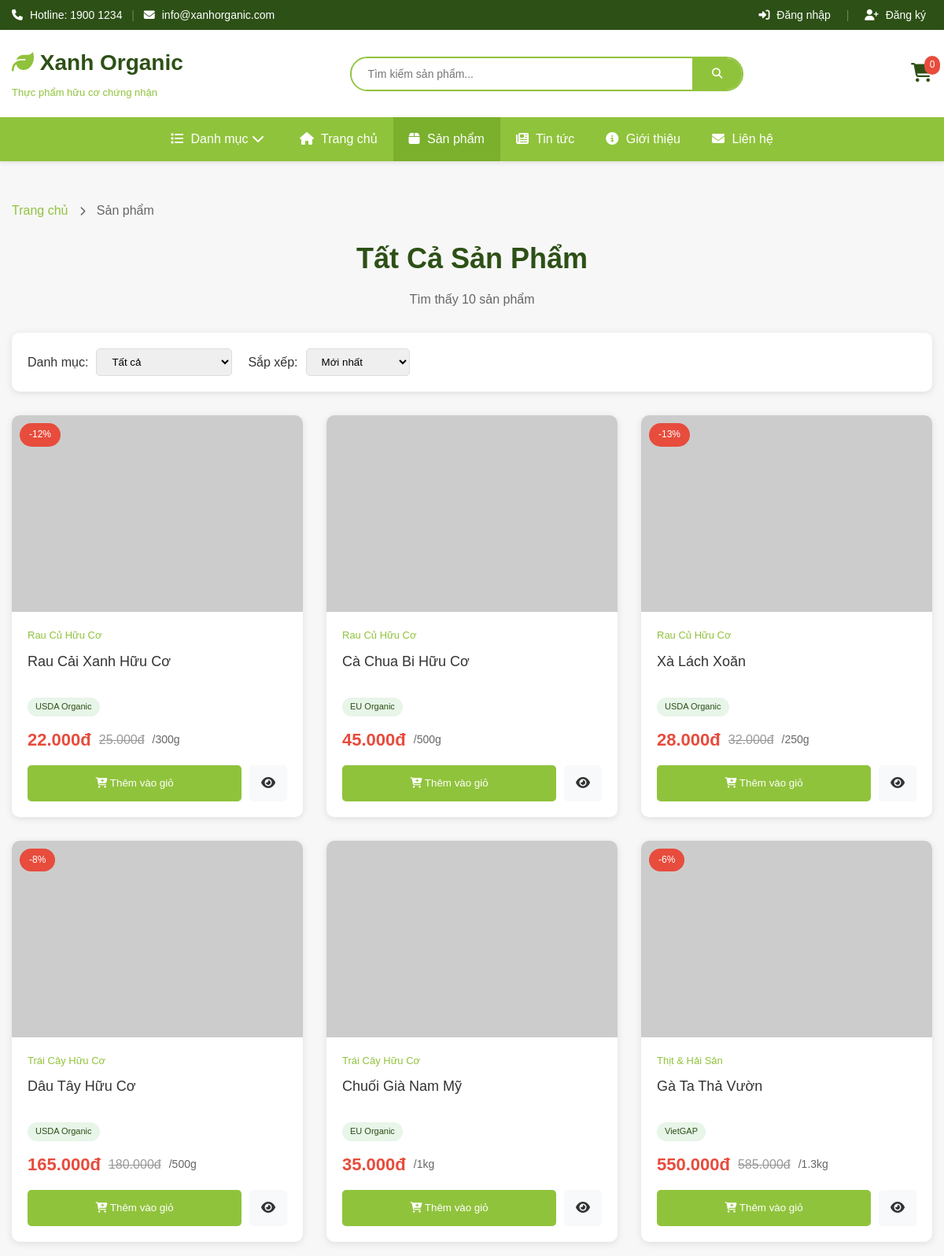
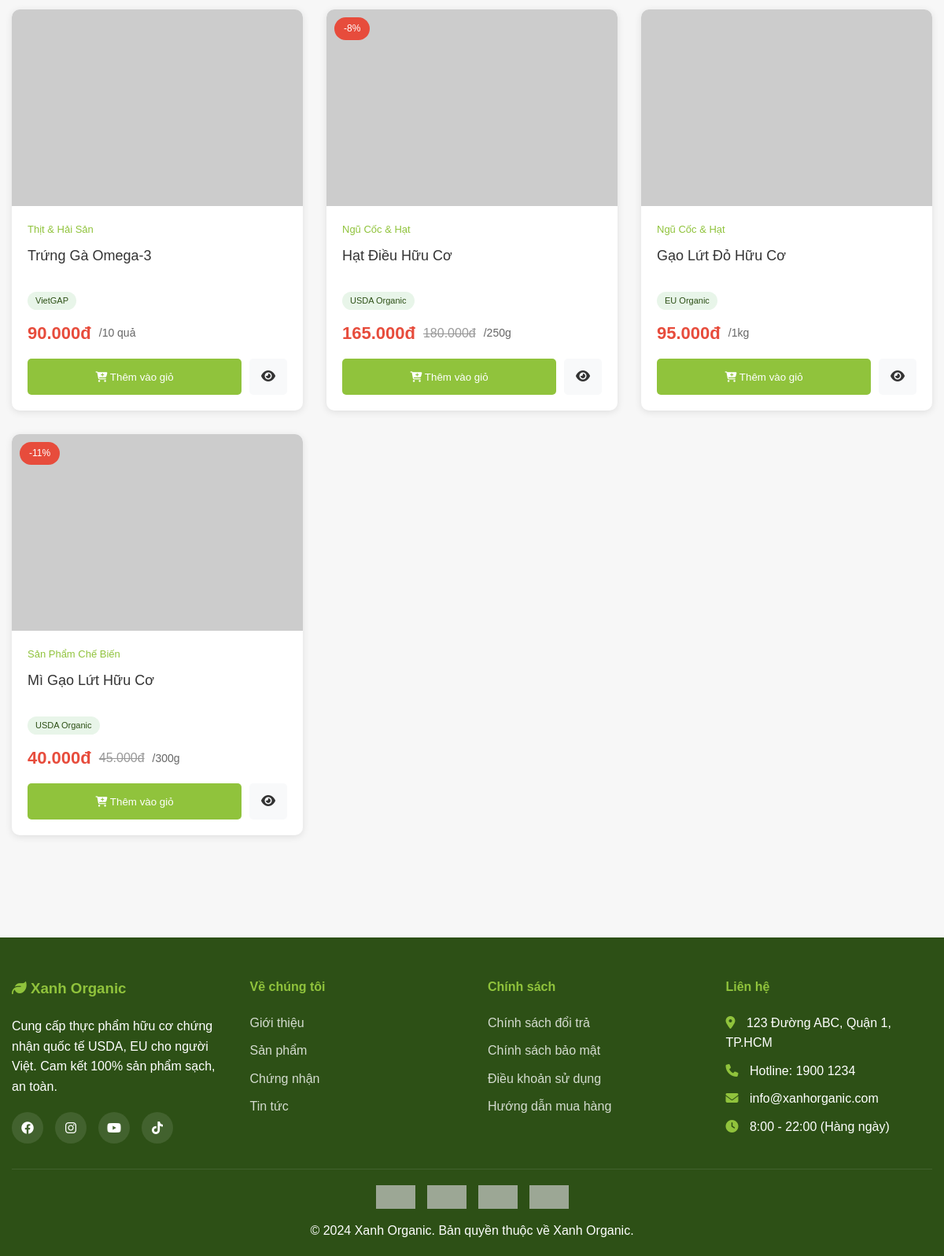
The page /products.php on the database as committed earlier (2 pictures, top to bottom).
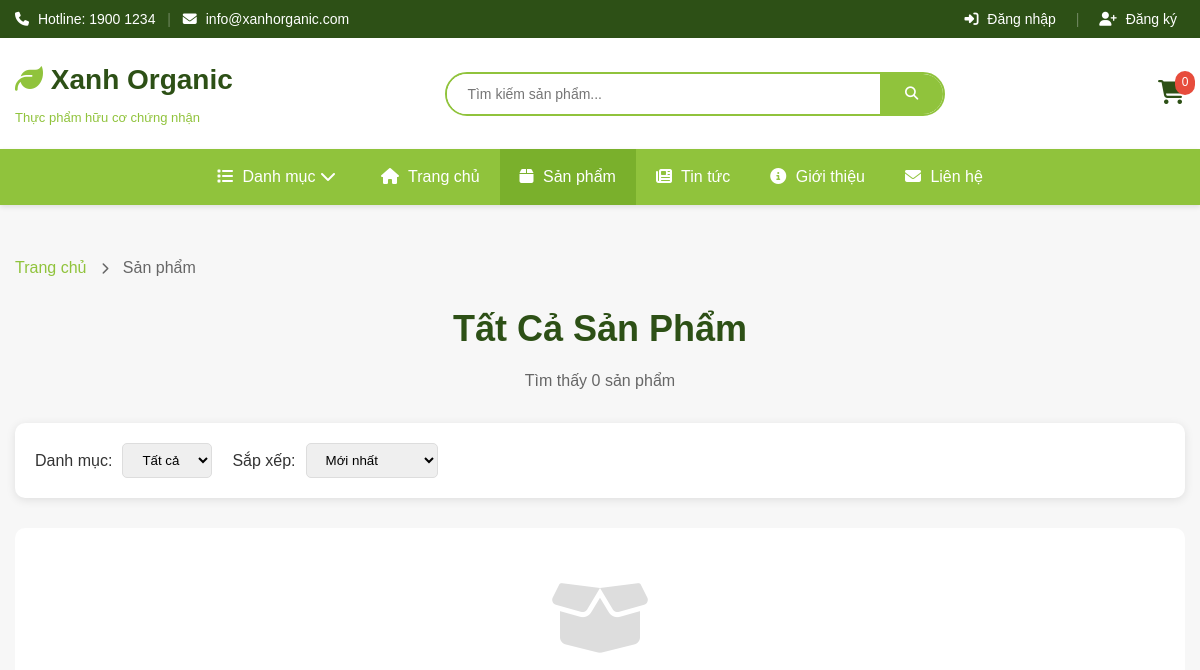
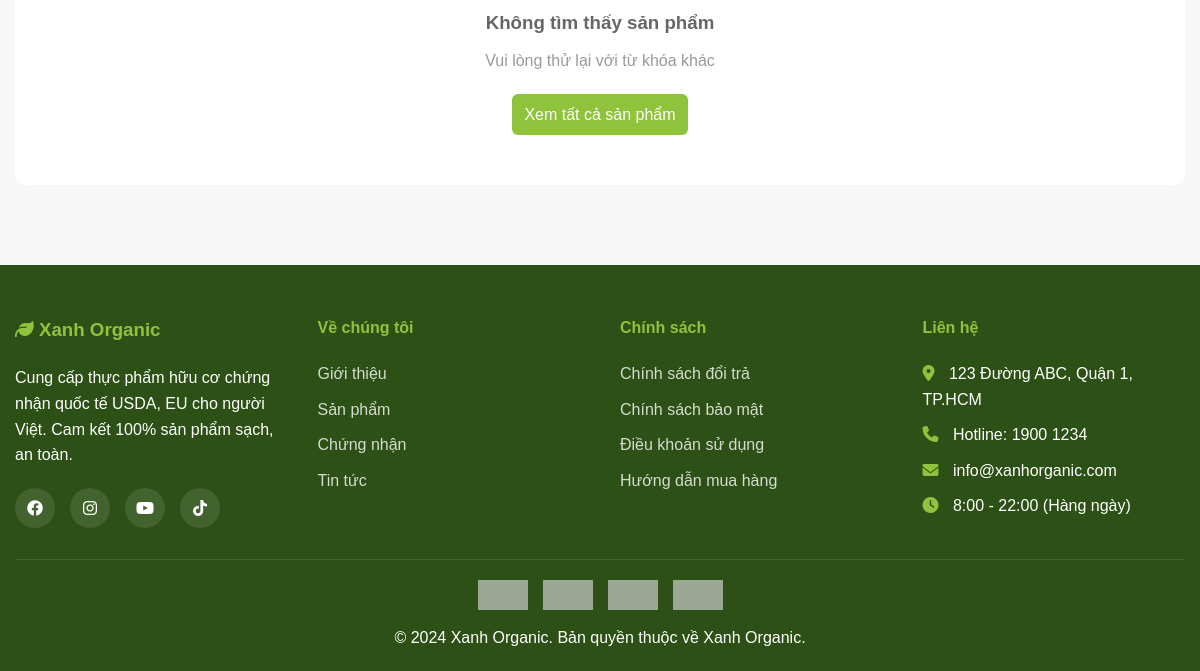
The same page on the database as committed later (2 pictures, top to bottom).
### tables this page shows
CREATE TABLE products (
    id INT AUTO_INCREMENT PRIMARY KEY,
    category_id INT,
    name VARCHAR(200) NOT NULL,
    description TEXT,
    price DECIMAL(10,2) NOT NULL,
    sale_price DECIMAL(10,2),
    unit VARCHAR(20) DEFAULT 'Kg',
    stock INT DEFAULT 0,
    image VARCHAR(255),
    certification VARCHAR(100),
    origin VARCHAR(100),
    featured TINYINT(1) DEFAULT 0,
    status ENUM('active', 'inactive') DEFAULT 'active',
    created_at TIMESTAMP DEFAULT CURRENT_TIMESTAMP,
    updated_at TIMESTAMP DEFAULT CURRENT_TIMESTAMP ON UPDATE CURRENT_TIMESTAMP,
    FOREIGN KEY (category_id) REFERENCES categories(id) ON DELETE SET NULL
);

CREATE TABLE categories (
    id INT AUTO_INCREMENT PRIMARY KEY,
    name VARCHAR(100) NOT NULL,
    description TEXT,
    image VARCHAR(255),
    status ENUM('active', 'inactive') DEFAULT 'active',
    created_at TIMESTAMP DEFAULT CURRENT_TIMESTAMP
);

### includes/functions.php (called while the page is built, shortened)
<?php
function safe_html($value) {
    if ($value === null || $value === '') {
        return '';
    }
    return htmlspecialchars((string)$value, ENT_QUOTES, 'UTF-8');
}
?>

### includes/config.php (called while the page is built, shortened)
<?php
function formatMoney($amount) {
return number_format($amount, 0, ',', '.') . 'đ';
}
?>

### products.php (the view, shortened to what the changed rows need)
<?php
require_once 'includes/header.php';
$search = isset($_GET['search']) ? trim($_GET['search']) : '';
$where = ["p.status = 'active'"];
$params = [];
$types = "";
$where_clause = implode(" AND ", $where);
$order_by = "p.created_at DESC";
$per_page = 12;
$page = isset($_GET['page']) ? max(1, (int)$_GET['page']) : 1;
$offset = ($page - 1) * $per_page;
$count_sql = "SELECT COUNT(*) as total FROM products p WHERE $where_clause";
$count_stmt = $conn->prepare($count_sql);
$count_stmt->execute();
$total = $count_stmt->get_result()->fetch_assoc()['total'];
$sql = "SELECT p.*, c.name as category_name
        FROM products p
        LEFT JOIN categories c ON p.category_id = c.id
        WHERE $where_clause
        ORDER BY $order_by
        LIMIT ? OFFSET ?";
$stmt = $conn->prepare($sql);
$params[] = $per_page;
$params[] = $offset;
$types .= "ii";
$stmt->bind_param($types, ...$params);
$stmt->execute();
$products = $stmt->get_result()->fetch_all(MYSQLI_ASSOC);
$current_category = null;
?>
<div class="container">
    <div style="text-align: center; margin-bottom: 30px;">
        <h1 style="color: #2d5016; font-size: 36px; margin-bottom: 10px;">
            <?php
            if ($search) {
                echo 'Kết quả tìm kiếm: "' . safe_html($search) . '"';
            } elseif ($current_category) {
                echo safe_html($current_category['name']);
            } else {
                echo 'Tất Cả Sản Phẩm';
            }
            ?>
        </h1>
        <p style="color: #666;">Tìm thấy <?php echo $total; ?> sản phẩm</p>
    </div>
</div>
<div class="container">
    <?php if (empty($products)): ?>
        <div style="text-align: center; padding: 50px; background: white; border-radius: 10px;">
            <i class="fas fa-box-open" style="font-size: 80px; color: #ddd; margin-bottom: 20px;"></i>
            <h3 style="color: #666; margin-bottom: 10px;">Không tìm thấy sản phẩm</h3>
            <p style="color: #999;">Vui lòng thử lại với từ khóa khác</p>
            <a href="<?php echo SITE_URL; ?>/products.php" class="btn btn-primary" style="margin-top: 20px;">
                Xem tất cả sản phẩm
            </a>
        </div>
    <?php else: ?>
        <div class="products-grid">
            <?php foreach ($products as $product): ?>
                <?php
                    $image_url = SITE_URL . '/assets/images/products/' . safe_html($product['image'] ?? '');
                    $image_path = __DIR__ . '/assets/images/products/' . ($product['image'] ?? '');
                    if (empty($product['image']) || !file_exists($image_path)) {
                        $image_url = 'https://via.placeholder.com/300x250?text=' . urlencode($product['name']);
                    }
                ?>
            <div class="product-card">
                <div class="product-image">
                    <?php if ($product['sale_price']): ?>
                        <span class="product-badge">
                            -<?php echo round((($product['price'] - $product['sale_price']) / $product['price']) * 100); ?>%
                        </span>
                    <?php endif; ?>
                    <a href="<?php echo SITE_URL; ?>/product-detail.php?id=<?php echo $product['id']; ?>">
                        <img src="<?php echo $image_url; ?>"
                             alt="<?php echo safe_html($product['name']); ?>">
                    </a>
                </div>
                <div class="product-info">
                    <div class="product-category">
                        <?php echo safe_html($product['category_name']); ?>
                    </div>
                    <h3 class="product-name">
                        <a href="<?php echo SITE_URL; ?>/product-detail.php?id=<?php echo $product['id']; ?>">
                            <?php echo safe_html($product['name']); ?>
                        </a>
                    </h3>
                    <?php if ($product['certification']): ?>
                    <div class="product-certification">
                        <span class="cert-badge"><?php echo safe_html($product['certification']); ?></span>
                    </div>
                    <?php endif; ?>
                    <div class="product-price">
                        <span class="price-current">
                            <?php echo formatMoney($product['sale_price'] ?? $product['price']); ?>
                        </span>
                        <?php if ($product['sale_price']): ?>
                            <span class="price-old"><?php echo formatMoney($product['price']); ?></span>
                        <?php endif; ?>
                        <span style="color: #666; font-size: 14px;">/<?php echo safe_html($product['unit']); ?></span>
                    </div>
                    <div class="product-actions">
                        <button class="btn-add-cart" onclick="addToCart(<?php echo $product['id']; ?>)">
                            <i class="fas fa-cart-plus"></i> Thêm vào giỏ
                        </button>
                        <a href="<?php echo SITE_URL; ?>/product-detail.php?id=<?php echo $product['id']; ?>"
                           class="btn-view-detail">
                            <i class="fas fa-eye"></i>
                        </a>
                    </div>
                </div>
            </div>
            <?php endforeach; ?>
        </div>
    <?php endif; ?>
</div>
<?php require_once 'includes/footer.php'; ?>

Rows that differ between the two databases and show on the page:
removed products: (($product['price'] - $product['sale_price']) / $product['price']) * 100 "12", category.name "Rau Củ Hữu Cơ", name "Rau Cải Xanh Hữu Cơ", certification "USDA Organic", sale_price "22.000đ", price "25.000đ", unit "300g"
removed products: category.name "Rau Củ Hữu Cơ", name "Cà Chua Bi Hữu Cơ", certification "EU Organic", sale_price+price "45.000đ", unit "500g"
removed products: (($product['price'] - $product['sale_price']) / $product['price']) * 100 "13", category.name "Rau Củ Hữu Cơ", name "Xà Lách Xoăn", certification "USDA Organic", sale_price "28.000đ", price "32.000đ", unit "250g"
removed products: (($product['price'] - $product['sale_price']) / $product['price']) * 100 "8", category.name "Trái Cây Hữu Cơ", name "Dâu Tây Hữu Cơ", certification "USDA Organic", sale_price "165.000đ", price "180.000đ", unit "500g"
removed products: category.name "Trái Cây Hữu Cơ", name "Chuối Già Nam Mỹ", certification "EU Organic", sale_price+price "35.000đ", unit "1kg"
removed products: (($product['price'] - $product['sale_price']) / $product['price']) * 100 "6", category.name "Thịt & Hải Sản", name "Gà Ta Thả Vườn", certification "VietGAP", sale_price "550.000đ", price "585.000đ", unit "1.3kg"
removed products: category.name "Thịt & Hải Sản", name "Trứng Gà Omega-3", certification "VietGAP", sale_price+price "90.000đ", unit "10 quả"
removed products: (($product['price'] - $product['sale_price']) / $product['price']) * 100 "8", category.name "Ngũ Cốc & Hạt", name "Hạt Điều Hữu Cơ", certification "USDA Organic", sale_price "165.000đ", price "180.000đ", unit "250g"
removed products: category.name "Ngũ Cốc & Hạt", name "Gạo Lứt Đỏ Hữu Cơ", certification "EU Organic", sale_price+price "95.000đ", unit "1kg"
removed products: (($product['price'] - $product['sale_price']) / $product['price']) * 100 "11", category.name "Sản Phẩm Chế Biến", name "Mì Gạo Lứt Hữu Cơ", certification "USDA Organic", sale_price "40.000đ", price "45.000đ", unit "300g"
Other text that changed with them:
$total: "10" → "0"
text now shown: "Không tìm thấy sản phẩm Vui lòng thử lại với từ khóa khác Xem tất cả sản phẩm"
